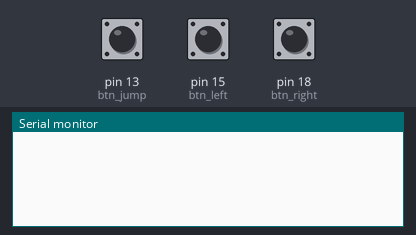
Recording of a sketch running on a simulated Arduino Uno, built with avr-gcc and run on an emulated ATmega328P. On the bench: the last lines printed to the serial monitor. The inputs (shaded band) are chosen by the test bench; at power-on: pin 13 (btn_jump) HIGH, pin 15 (btn_left) HIGH, pin 18 (btn_right) HIGH.

Above: at 1.2 s.
1.3 s: pin 13 (btn_jump) pulled LOW for 0.15 s
At 2.0 s:
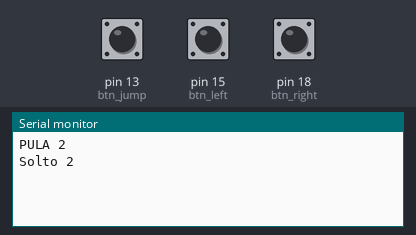
2.9 s: pin 15 (btn_left) pulled LOW for 0.15 s
At 3.4 s:
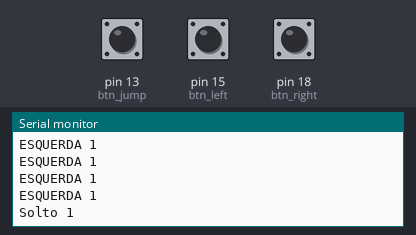
4.5 s: pin 18 (btn_right) pulled LOW for 0.15 s
At 5.8 s:
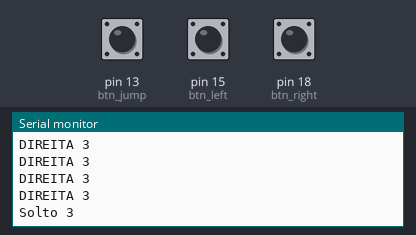

Measured:
- after the input at 1.3 s, the serial monitor: prints a new line at once (image 1)
- after the input at 2.9 s, the serial monitor: prints a new line at once (image 2)
- after the input at 4.5 s, the serial monitor: prints a new line at once (image 3)

The sketch:

scriptJoystick.ino
```cpp
#define btn_left 15
#define btn_right 18
#define btn_jump 13

int flag_btn_left = 0;
int flag_btn_right = 0;
int flag_btn_jump = 0;

void setup(){
  pinMode(btn_left, INPUT_PULLUP);
  pinMode(btn_right, INPUT_PULLUP);
  pinMode(btn_jump, INPUT_PULLUP);

  Serial.begin(115200);
}

void loop(){
  if (deBounce(flag_btn_left, btn_left) == LOW){
    Serial.write("ESQUERDA 1\n");
    flag_btn_left = 1;

  }
  if (deBounce(flag_btn_left, btn_left) == HIGH){
    if (flag_btn_left == 1){
      Serial.write("Solto 1\n");
    }
    flag_btn_left = 0;

  }

  if (deBounce(flag_btn_jump, btn_jump) == HIGH){
    if (flag_btn_jump == 1){
      Serial.write("Solto 2\n");
    }
    flag_btn_jump = 0;

  }
  if (flag_btn_jump == 0 && deBounce(flag_btn_jump, btn_jump) == LOW){
    Serial.write("PULA 2\n");
    flag_btn_jump = 1;

  }
  if (deBounce(flag_btn_right, btn_right) == LOW){
    Serial.write("DIREITA 3\n");
      flag_btn_right = 1;

    }

    if (deBounce(flag_btn_right, btn_right) == HIGH){
      if (flag_btn_right == 1){
        Serial.write("Solto 3\n");
      }
      flag_btn_right = 0;

    }
  }


int deBounce(int estado, int pino){
  int estadoAtual = digitalRead(pino);
  if (estado != estadoAtual){
    delay(5);
    estadoAtual = digitalRead(pino);
  }
  return estadoAtual;
}
```
